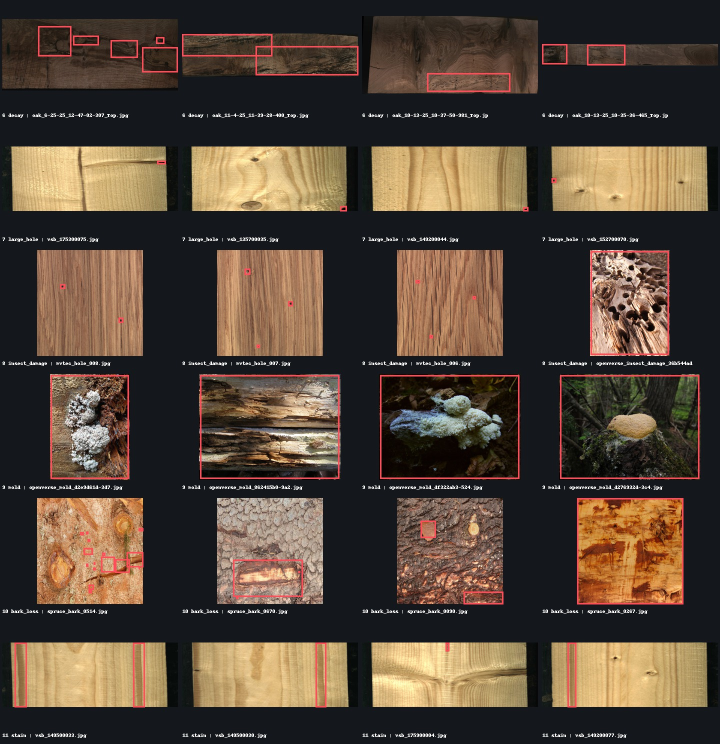
#> input picture datasets/wood_defect_12class/metadata/qa_new_classes.jpg, 1440 x 1488 px (shown at 1/2 size)
$ python -i inference_pipeline.py   (imports and definitions only)
#> lines starting #> are read from the running program, lines starting #| are printed output that depends on the picture; after the words box and inside, x2 and y2 are one past the last pixel; in counts of white or black regions, pixels touching at a corner belong together
#> further down, picture is the input picture: shape (1488, 1440, 3); mean B, G, R 56, 68.7, 83.1
from __future__ import annotations

from dataclasses import dataclass
import os
from time import perf_counter
from typing import Callable, Mapping, Sequence

import cv2
import numpy as np


FAST_IMAGE_SIZE = int(os.getenv("FAST_IMAGE_SIZE", "512"))
TILE_IMAGE_SIZE = int(os.getenv("TILE_IMAGE_SIZE", "896"))
TILE_WINDOW_SIZE = int(os.getenv("TILE_WINDOW_SIZE", "640"))
MAX_TILE_COUNT = int(os.getenv("MAX_TILE_COUNT", "24"))
ENHANCED_REVIEW_ENABLED = os.getenv("ENHANCED_REVIEW_ENABLED", "true").lower() == "true"
CRACK_TRACE_ENABLED = os.getenv("CRACK_TRACE_ENABLED", "true").lower() == "true"
TILE_OVERLAP = float(os.getenv("TILE_OVERLAP", "0.20"))
NMS_IOU_THRESHOLD = float(os.getenv("NMS_IOU_THRESHOLD", "0.50"))
AUTO_MAX_DIMENSION = int(os.getenv("AUTO_MAX_DIMENSION", "2560"))
AUTO_PIXEL_COUNT = int(os.getenv("AUTO_PIXEL_COUNT", "4000000"))
AUTO_CONFIDENCE_THRESHOLD = float(os.getenv("AUTO_CONFIDENCE_THRESHOLD", "0.55"))
AUTO_SMALL_BOX_RATIO = float(os.getenv("AUTO_SMALL_BOX_RATIO", "0.01"))
AUTO_EDGE_MARGIN_RATIO = float(os.getenv("AUTO_EDGE_MARGIN_RATIO", "0.02"))
ANOMALY_FALLBACK_ENABLED = os.getenv("ANOMALY_FALLBACK_ENABLED", "true").lower() == "true"
ANOMALY_MIN_WOOD_RATIO = float(os.getenv("ANOMALY_MIN_WOOD_RATIO", "0.30"))
ANOMALY_MIN_COMPONENT_RATIO = float(os.getenv("ANOMALY_MIN_COMPONENT_RATIO", "0.001"))
ANOMALY_MAX_COMPONENT_RATIO = float(os.getenv("ANOMALY_MAX_COMPONENT_RATIO", "0.15"))
ANOMALY_MAX_CANDIDATES = int(os.getenv("ANOMALY_MAX_CANDIDATES", "5"))
MODEL_CLASS_NAMES = (
    "dry_knot", "sound_knot", "edge_knot", "small_knot", "split", "wave",
    "decay", "large_hole", "bark_pocket", "stain",
)

# [16 lines not run here, left out]


@dataclass(frozen=True)
class Detection:
    class_id: int
    confidence: float
    x1: float
    y1: float
    x2: float
    y2: float


@dataclass(frozen=True)
class InferenceOutcome:
    requested_mode: str
    actual_mode: str
    decision_reason: str
    duration_ms: int
    tile_count: int
    image_width: int
    image_height: int
    detections: tuple[Detection, ...]
    plotted_image: np.ndarray


PredictFunction = Callable[[np.ndarray, int], tuple[Sequence[Detection], Mapping[int, str]]]


# [80 lines left out: functions sliding_positions, offset_detections, intersection_over_union, overlap_over_smaller, class_aware_nms, touches_image_edge, not called in this run]


def wood_tone_ratio(image: np.ndarray) -> float:
    hsv = cv2.cvtColor(image, cv2.COLOR_BGR2HSV)
#> hsv: shape (1488, 1440, 3); mean H, S, V 65.6, 92.6, 87.2
    wood_tone = (
        (hsv[:, :, 0] >= 3)
        & (hsv[:, :, 0] <= 35)
        & (hsv[:, :, 1] >= 25)
        & (hsv[:, :, 2] >= 35)
    )
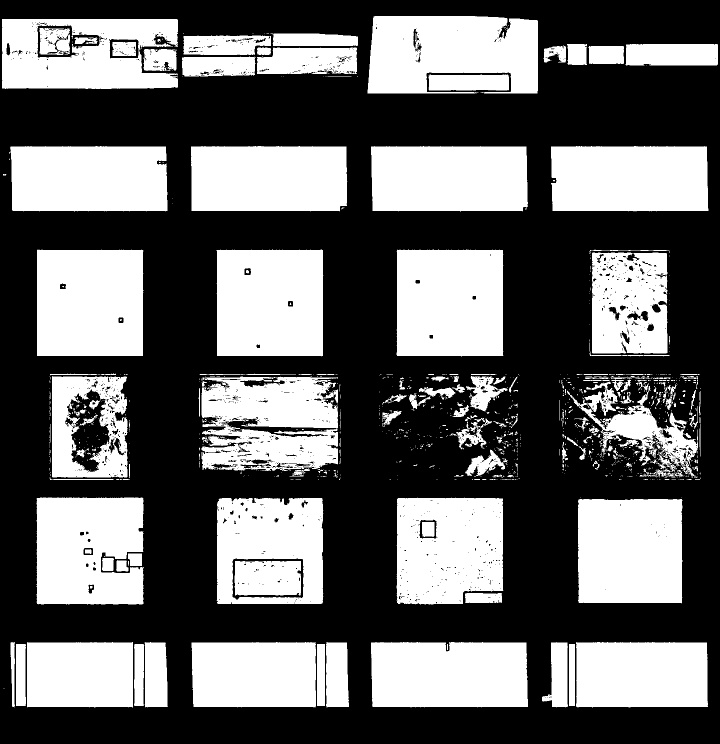
#> wood_tone: shape (1488, 1440) bool (shown at 1/2 size); 41% white; 1096 white regions (901 under 20 px), largest, box (x1, y1, x2, y2) and area: (793, 499, 1007, 713) 44837, (74, 499, 287, 712) 44740, (433, 499, 647, 713) 44655
    return float(np.count_nonzero(wood_tone) / wood_tone.size)


def propose_defect_regions(
    image: np.ndarray,
    existing: Sequence[Detection] = (),
) -> list[Detection]:
    """Locate dark regions for a second model pass, never as public detections.

    The internal class -1 and geometric score are discarded after classification.
    Only the model's actual class and confidence may reach the response.
    """
    if not ANOMALY_FALLBACK_ENABLED or wood_tone_ratio(image) < ANOMALY_MIN_WOOD_RATIO:
        return []

    height, width = image.shape[:2]
#> height = 1488; width = 1440
    image_area = float(width * height)
#> image_area = 2142720
    gray = cv2.cvtColor(image, cv2.COLOR_BGR2GRAY)
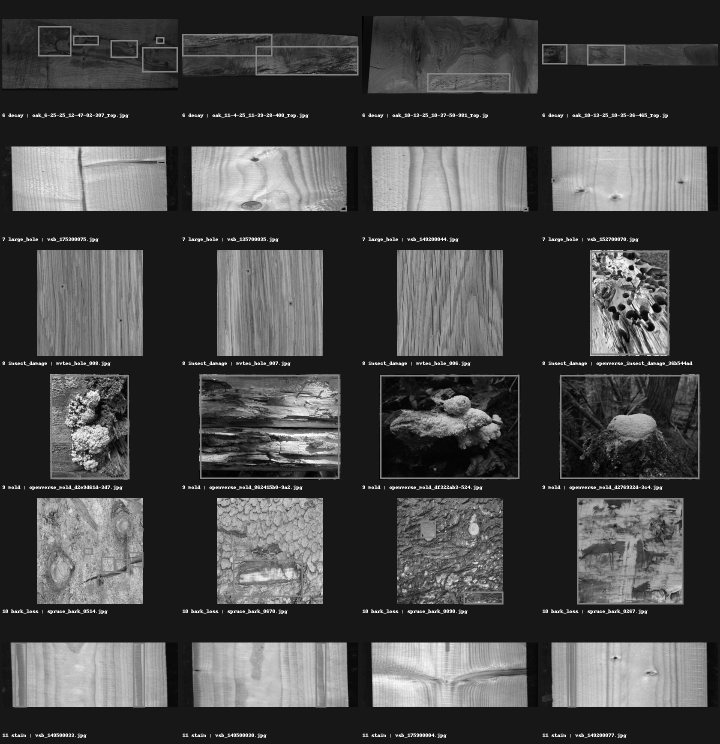
#> gray: shape (1488, 1440) (shown at 1/2 size); min 0, max 255, mean 71.7
    blurred = cv2.GaussianBlur(gray, (7, 7), 0)
    _, dark_mask = cv2.threshold(blurred, 0, 255, cv2.THRESH_BINARY_INV | cv2.THRESH_OTSU)
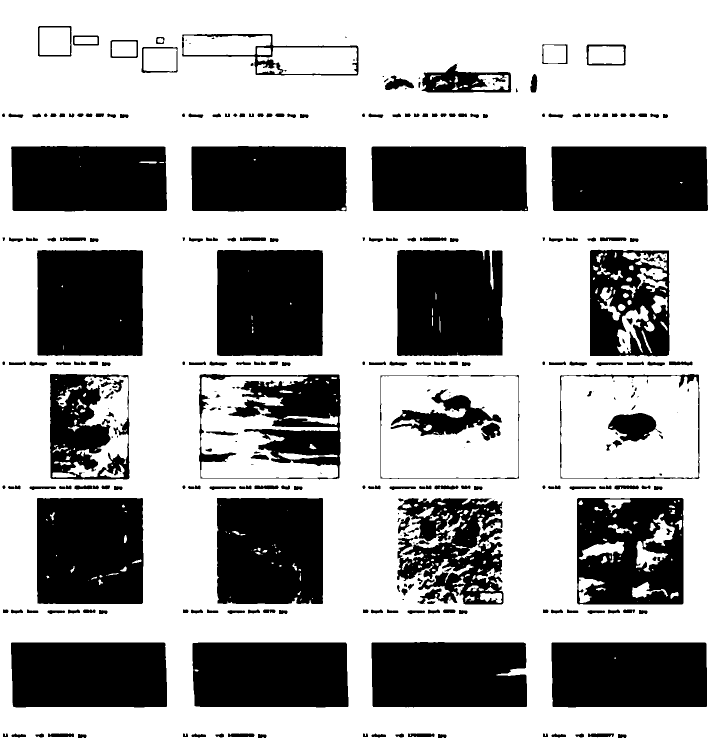
#> dark_mask: shape (1488, 1440) (shown at 1/2 size); 65.9% white; 330 black regions (71 under 20 px), largest, box (x1, y1, x2, y2) and area: (434, 500, 646, 712) 44603, (74, 996, 287, 1208) 44313, (74, 500, 286, 712) 44311
    kernel_size = max(5, min(21, int(round(min(width, height) * 0.018))))
#> kernel_size = 21
    if kernel_size % 2 == 0:
        kernel_size += 1
    kernel = cv2.getStructuringElement(cv2.MORPH_ELLIPSE, (kernel_size, kernel_size))
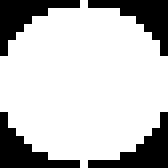
#> kernel: shape (21, 21) (shown 8 times larger); values 0 (black) and 1 (white), 75.5% white; 4 black regions, box (x1, y1, x2, y2) and area: (0, 0, 10, 7) 27, (11, 0, 21, 7) 27, (0, 14, 10, 21) 27, (11, 14, 21, 21) 27
    dark_mask = cv2.morphologyEx(dark_mask, cv2.MORPH_CLOSE, kernel)
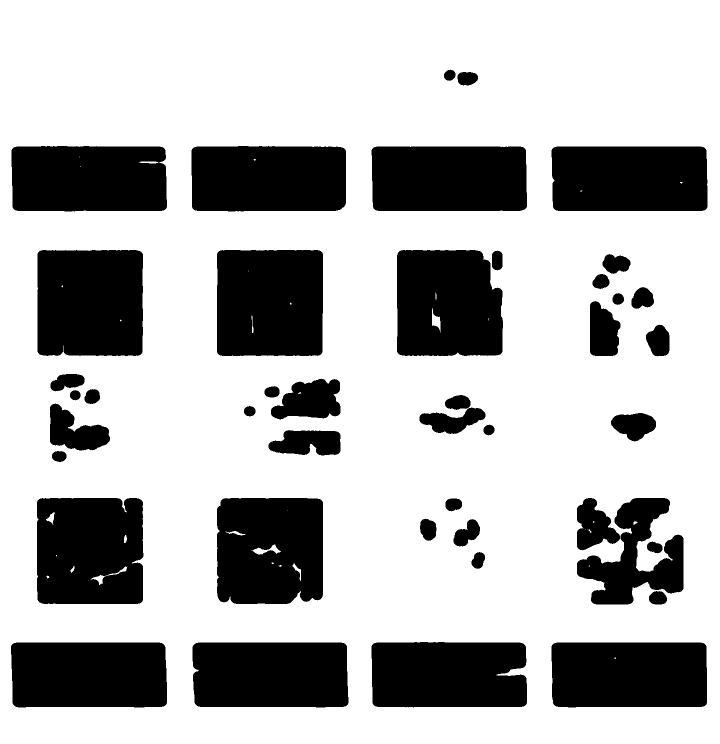
#> dark_mask: shape (1488, 1440) (shown at 1/2 size); 71.3% white; 43 black regions, largest, box (x1, y1, x2, y2) and area: (434, 500, 646, 712) 44488, (75, 500, 286, 712) 44134, (74, 996, 287, 1208) 43712

    component_count, _, stats, _ = cv2.connectedComponentsWithStats(dark_mask, 8)
#> component_count = 38; stats = 38 rows, first 6: [22, 139, 1393, 1276, 613914], [0, 0, 1440, 1488, 1526541], [159, 313, 1, 2, 2], [507, 318, 5, 3, 11], [278, 323, 39, 4, 120], [161, 332, 1, 2, 2]
    edge_margin = max(4, int(round(min(width, height) * AUTO_EDGE_MARGIN_RATIO)))
#> edge_margin = 29
    candidates: list[tuple[int, Detection]] = []
    for index in range(1, component_count):
        x, y, box_width, box_height, area = (int(value) for value in stats[index])
        area_ratio = area / image_area
        if not ANOMALY_MIN_COMPONENT_RATIO <= area_ratio <= ANOMALY_MAX_COMPONENT_RATIO:
            continue
        if (
            x <= edge_margin
            or y <= edge_margin
            or x + box_width >= width - edge_margin
            or y + box_height >= height - edge_margin
        ):
            continue
        if box_width < 8 or box_height < 8:
            continue
        fill_ratio = area / float(box_width * box_height)
        score = min(0.75, 0.35 + min(0.25, area_ratio * 5) + min(0.15, fill_ratio * 0.3))
        candidate = Detection(
            class_id=-1,
            confidence=score,
            x1=float(x),
            y1=float(y),
            x2=float(x + box_width),
            y2=float(y + box_height),
        )
        if any(intersection_over_union(candidate, item) >= 0.35 for item in existing):
            continue
        candidates.append((area, candidate))
#> this loop made 37 passes
#> (x, y, box_width, box_height, area, area_ratio) on passes 4, 10, 13, 18, 20, 24, 25, 29, 32, 34: (278, 323, 39, 4, 120, 5.6e-05), (871, 585, 2, 14, 25, 1.17e-05), (503, 631, 4, 35, 65, 3.03e-05), (92, 1025, 18, 24, 193, 9.01e-05), (1267, 1043, 8, 7, 35, 1.63e-05), (451, 1062, 40, 9, 135, 6.3e-05), (248, 1070, 6, 16, 74, 3.45e-05), (585, 1126, 17, 36, 164, 7.65e-05), (141, 1132, 8, 14, 54, 2.52e-05), (93, 1151, 6, 6, 21, 9.8e-06)
#> after the loop, candidates = []

    candidates.sort(key=lambda item: item[0], reverse=True)
    return [item[1] for item in candidates[:ANOMALY_MAX_CANDIDATES]]


# [300 lines left out: functions classify_defect_regions, adaptive_tiling_reason, run_tiled_prediction, sanitize_detections, is_crop_filling_detection, enhance_contrast and 4 more, not called in this run]

>>> import cv2
>>> picture = cv2.imread('../../../datasets/wood_defect_12class/metadata/qa_new_classes.jpg')
>>> result = propose_defect_regions(picture)
#> result = []
